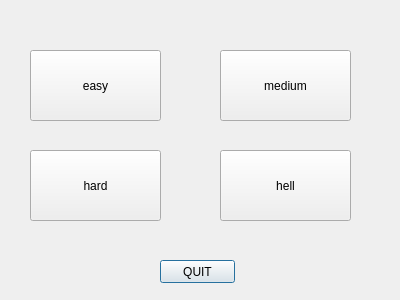
<?xml version="1.0" encoding="UTF-8"?>
<ui version="4.0">
 <class>MyDialog</class>
 <widget class="QDialog" name="MyDialog">
  <property name="geometry">
   <rect>
    <x>0</x>
    <y>0</y>
    <width>400</width>
    <height>300</height>
   </rect>
  </property>
  <property name="windowTitle">
   <string>Dialog</string>
  </property>
  <widget class="QPushButton" name="quit">
   <property name="geometry">
    <rect>
     <x>160</x>
     <y>260</y>
     <width>75</width>
     <height>23</height>
    </rect>
   </property>
   <property name="text">
    <string>QUIT</string>
   </property>
  </widget>
  <widget class="QPushButton" name="easy">
   <property name="geometry">
    <rect>
     <x>30</x>
     <y>50</y>
     <width>131</width>
     <height>71</height>
    </rect>
   </property>
   <property name="text">
    <string>easy</string>
   </property>
  </widget>
  <widget class="QPushButton" name="medium">
   <property name="geometry">
    <rect>
     <x>220</x>
     <y>50</y>
     <width>131</width>
     <height>71</height>
    </rect>
   </property>
   <property name="text">
    <string>medium</string>
   </property>
  </widget>
  <widget class="QPushButton" name="hard">
   <property name="geometry">
    <rect>
     <x>30</x>
     <y>150</y>
     <width>131</width>
     <height>71</height>
    </rect>
   </property>
   <property name="text">
    <string>hard</string>
   </property>
  </widget>
  <widget class="QPushButton" name="hell">
   <property name="geometry">
    <rect>
     <x>220</x>
     <y>150</y>
     <width>131</width>
     <height>71</height>
    </rect>
   </property>
   <property name="text">
    <string>hell</string>
   </property>
  </widget>
 </widget>
 <resources/>
 <connections>
  <connection>
   <sender>quit</sender>
   <signal>clicked()</signal>
   <receiver>MyDialog</receiver>
   <slot>accept()</slot>
   <hints>
    <hint type="sourcelabel">
     <x>92</x>
     <y>155</y>
    </hint>
    <hint type="destinationlabel">
     <x>171</x>
     <y>53</y>
    </hint>
   </hints>
  </connection>
 </connections>
</ui>
